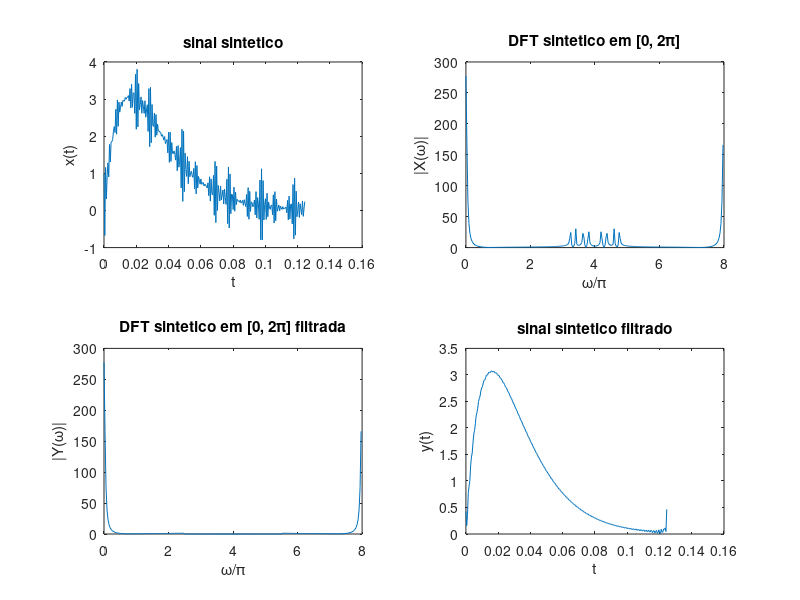

Write MATLAB code to recreate this figure.
%% Inicialização do ambiente
clear ; close all; clc

%% Exercício 3
sintetico_data = fopen('sintetico.csv');
sintetico = textscan(sintetico_data, '%f', 'Delimiter', ',');
sintetico = sintetico{1,1};
fclose(sintetico_data);
N = length(sintetico);

FS = 8;
f = (0:N-1)/N*FS;

T = 0.125;
t = (0:N-1)/N*T;

figure(1)

subplot(2,2,1)
plot(t, sintetico);
xlabel('t'), ylabel('x(t)'), title('sinal sintetico');

subplot(2,2,2)
DFT_Xa = fft(sintetico, N);
plot(f, abs(DFT_Xa))
xlabel('\omega/\pi'), ylabel('|X(\omega)|'), title('DFT sintetico em [0, 2\pi]')

subplot(2,2,3)
low_pass_filter = ones(N,1);
low_pass_filter(81:177) = 0; % 2.5 H 5.5
DFT_Xa_filtered = DFT_Xa.*low_pass_filter;
plot(f, abs(DFT_Xa_filtered))
xlabel('\omega/\pi'), ylabel('|Y(\omega)|'), title('DFT sintetico em [0, 2\pi] filtrada')

subplot(2,2,4)
plot(t, abs(ifft(DFT_Xa_filtered)));
xlabel('t'), ylabel('y(t)'), title('sinal sintetico filtrado');


function f = X(N, inicio, fim)
f = (0:(1/N):(1 - 1/N))*(fim-inicio)+inicio;
end